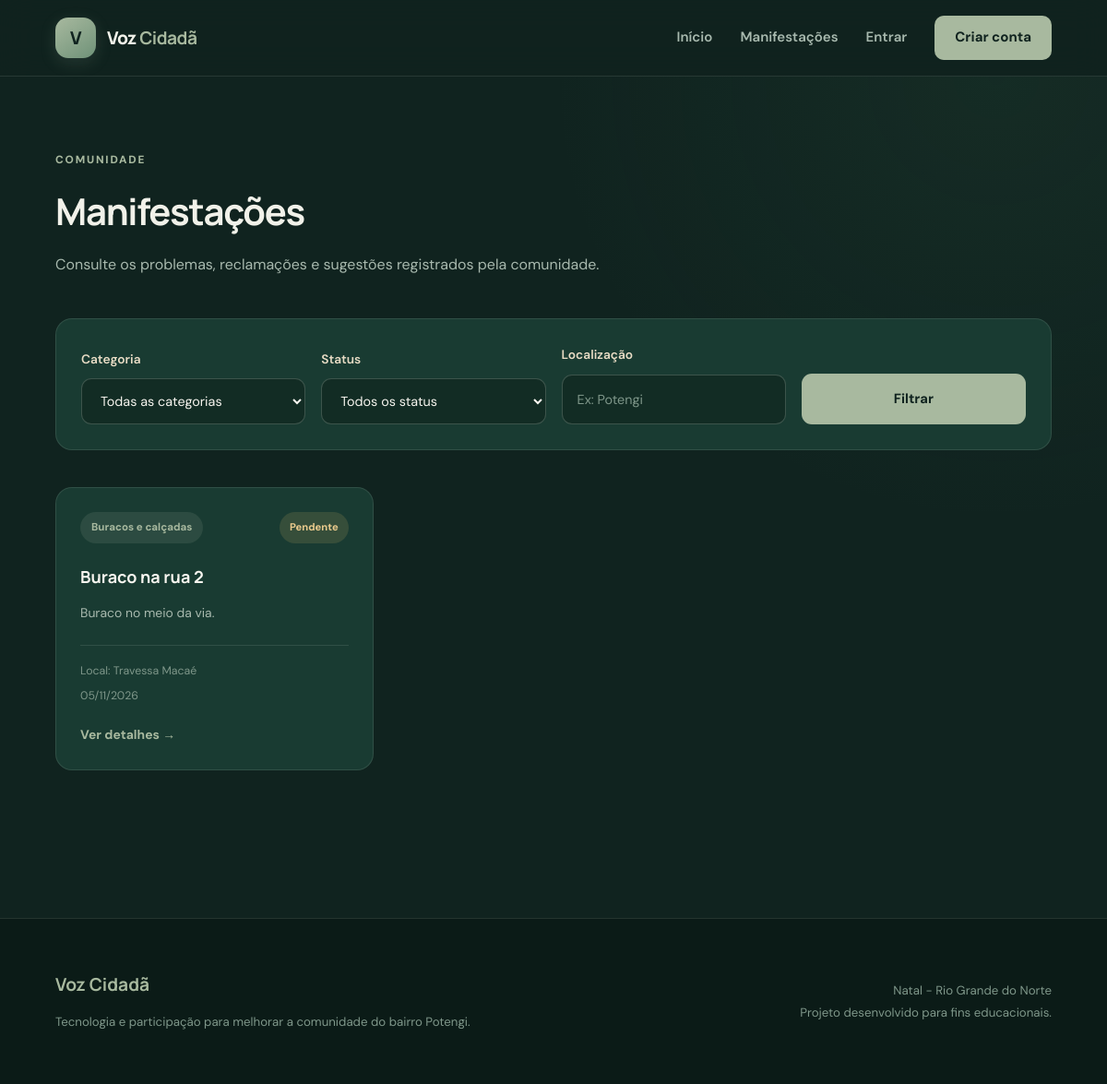
The app's page /manifestacoes, older data.
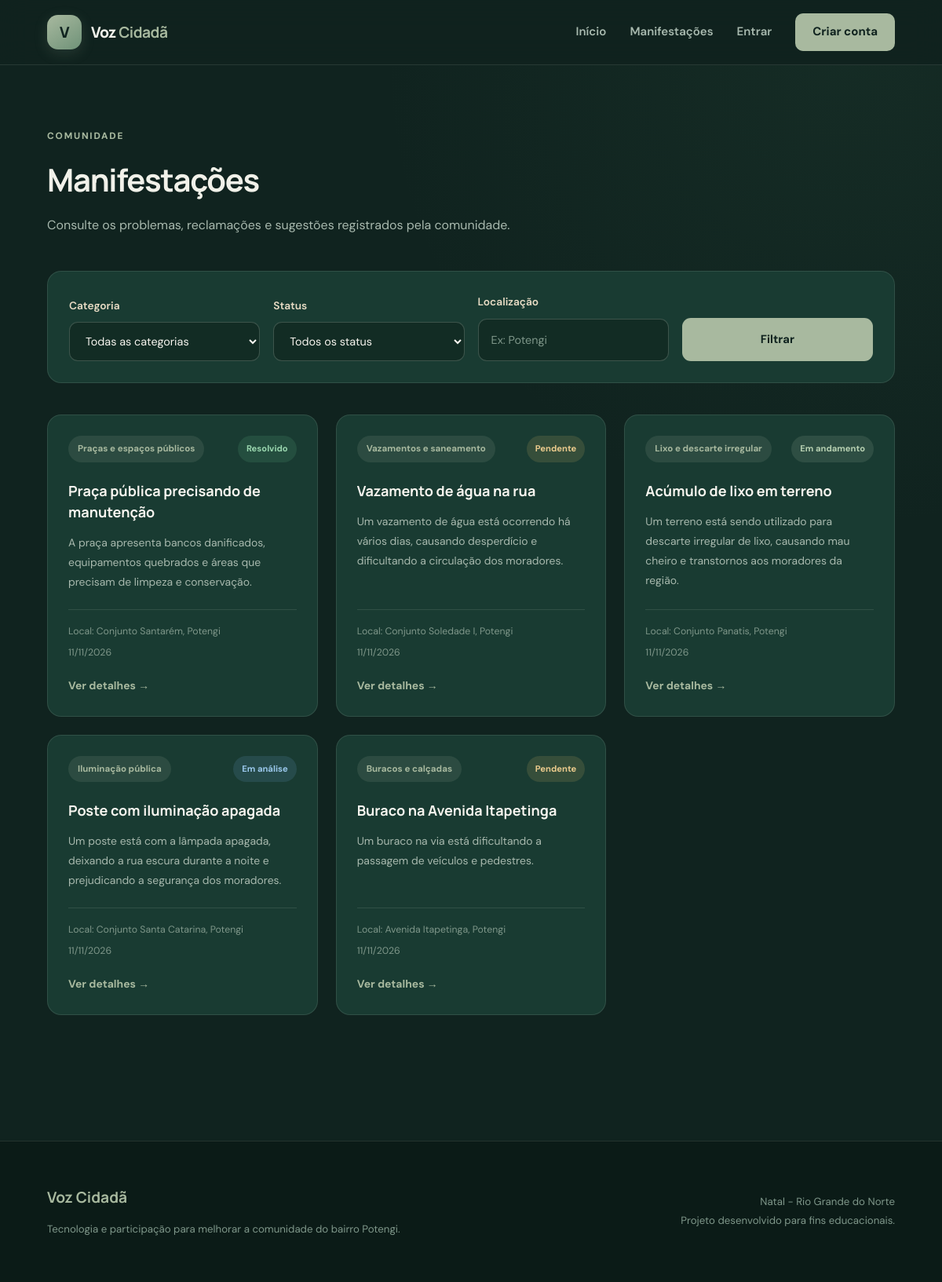
The same page, newer data.
### app.py (models this page shows)
class Manifestacao(db.Model):
    __tablename__ = "manifestacoes"
    id = db.Column(
        db.Integer,
        primary_key=True
    )
    titulo = db.Column(
        db.String(150),
        nullable=False
    )
    descricao = db.Column(
        db.Text,
        nullable=False
    )
    localizacao = db.Column(
        db.String(150),
        nullable=False
    )
    status = db.Column(
        db.String(30),
        nullable=False,
        default="Pendente"
    )
    data_registro = db.Column(
        db.DateTime,
        default=datetime.now
    )
    usuario_id = db.Column(
        db.Integer,
        db.ForeignKey("usuarios.id"),
        nullable=False
    )
    categoria_id = db.Column(
        db.Integer,
        db.ForeignKey("categorias.id"),
        nullable=False
    )

class Categoria(db.Model):
    __tablename__ = "categorias"
    id = db.Column(
        db.Integer,
        primary_key=True
    )
    nome = db.Column(
        db.String(100),
        nullable=False,
        unique=True
    )
    manifestacoes = db.relationship(
        "Manifestacao",
        backref="categoria",
        lazy=True
    )

### app.py (the view)
@app.route("/manifestacoes")
def listar_manifestacoes():
    categoria_id = request.args.get("categoria")
    status = request.args.get("status")
    localizacao = request.args.get("localizacao")
    consulta = Manifestacao.query
    if categoria_id:
        consulta = consulta.filter_by(
            categoria_id=categoria_id
        )
    if status:
        consulta = consulta.filter_by(
            status=status
        )
    if localizacao:
        consulta = consulta.filter(
            Manifestacao.localizacao.contains(localizacao)
        )
    manifestacoes = consulta.order_by(
        Manifestacao.data_registro.desc()
    ).all()
    categorias = Categoria.query.order_by(
        Categoria.nome
    ).all()
    return render_template(
        "manifestacoes.html",
        manifestacoes=manifestacoes,
        categorias=categorias
    )

### templates/manifestacoes.html (shortened to what this page needs)
{% extends "base.html" %}
{% block content %}
<section class="pagina">
    <div class="container">
        <div class="pagina-cabecalho">
            <div>
                <span>
                    COMUNIDADE
                </span>
                <h1>
                    Manifestações
                </h1>
                <p>
                    Consulte os problemas, reclamações e sugestões
                    registrados pela comunidade.
                </p>
            </div>
        </div>
        <form method="GET" class="filtros">
            <div class="campo">
                <label for="categoria">
                    Categoria
                </label>
                <select name="categoria" id="categoria">
                    <option value="">
                        Todas as categorias
                    </option>
                </select>
            </div>
            <div class="campo">
                <label for="status">
                    Status
                </label>
                <select name="status" id="status">
                    <option value="">
                        Todos os status
                    </option>
                </select>
            </div>
            <div class="campo">
                <label for="localizacao">
                    Localização
                </label>
                <input
                    type="text"
                    name="localizacao"
                    id="localizacao"
                    placeholder="Ex: Potengi"
                >
            </div>
            <button type="submit" class="botao botao-principal">
                Filtrar
            </button>
        </form>
        <div class="manifestacoes-grid">
            {% if manifestacoes %}
                {% for manifestacao in manifestacoes %}
                    <article class="manifestacao-card">
                        <div class="manifestacao-topo">
                            <span class="tag-categoria">
                                {{ manifestacao.categoria.nome }}
                            </span>
                            <span class="status status-{{ manifestacao.status|lower|replace(' ', '-') }}">
                                {{ manifestacao.status }}
                            </span>
                        </div>
                        <h2>
                            {{ manifestacao.titulo }}
                        </h2>
                        <p class="manifestacao-descricao">
                            {{ manifestacao.descricao }}
                        </p>
                        <div class="manifestacao-info">
                            <span>
                                Local:
                                {{ manifestacao.localizacao }}
                            </span>
                            <span>
                                {{ manifestacao.data_registro.strftime("%d/%m/%Y") }}
                            </span>
                        </div>
                        <a href="{{ url_for('detalhes_manifestacao', id=manifestacao.id) }}"
                            class="link-manifestacao">
                            Ver detalhes →
                        </a>
                    </article>
                {% endfor %}
            {% endif %}
        </div>
    </div>
</section>
{% endblock %}

### templates/base.html (shortened to what this page needs)
<!DOCTYPE html>
<html lang="pt-BR">
<head>
    <link rel="stylesheet"
        href="{{ url_for('static', filename='css/style.css') }}">
</head>
<body>
    <header class="cabecalho">
        <div class="container nav-container">
            <a href="{{ url_for('inicio') }}" class="logo">
                <span class="logo-icone">V</span>
                <span>
                    Voz
                    <strong>Cidadã</strong>
                </span>
            </a>
            <nav class="menu">
                <a href="{{ url_for('inicio') }}">
                    Início
                </a>
                <a href="{{ url_for('listar_manifestacoes') }}">
                    Manifestações
                </a>
                {% if "usuario_id" in session %}
                    <a href="{{ url_for('nova_manifestacao') }}">
                        Registrar problema
                    </a>
                    {% if session.get("usuario_tipo") == "admin" %}
                        <a href="{{ url_for('admin') }}">
                            Painel Admin
                        </a>
                    {% endif %}
                    <span class="usuario-logado">
                        Olá,
                        {{ session.get("usuario_nome") }}
                    </span>
                    <a href="{{ url_for('logout') }}" class="botao-menu">
                        Sair
                    </a>
                {% else %}
                    <a href="{{ url_for('login') }}">
                        Entrar
                    </a>
                    <a href="{{ url_for('cadastro') }}"
                        class="botao-menu">
                        Criar conta
                    </a>
                {% endif %}
            </nav>
        </div>
    </header>
    <main>
        {% block content %}
        {% endblock %}
    </main>
    <footer class="rodape">
        <div class="container">
            <div>
                <h3>Voz Cidadã</h3>
                <p>
                    Tecnologia e participação para melhorar
                    a comunidade do bairro Potengi.
                </p>
            </div>
            <div class="rodape-info">
                <p>
                    Natal - Rio Grande do Norte
                </p>
                <p>
                    Projeto desenvolvido para fins educacionais.
                </p>
            </div>
        </div>
    </footer>
</body>
</html>

Row changes from the older to the newer data that the page shows:
added Manifestacao: categoria.nome "Praças e espaços públicos", status "Resolvido", titulo "Praça pública precisando de manutenção", descricao "A praça apresenta bancos danificados, equipamentos quebrados e áreas que precisam de limpeza e conservação.", localizacao "Conjunto Santarém, Potengi", data_registro "11/11/2026"
added Manifestacao: categoria.nome "Vazamentos e saneamento", status "Pendente", titulo "Vazamento de água na rua", descricao "Um vazamento de água está ocorrendo há vários dias, causando desperdício e dificultando a circulação dos moradores.", localizacao "Conjunto Soledade I, Potengi", data_registro "11/11/2026"
added Manifestacao: categoria.nome "Lixo e descarte irregular", status "Em andamento", titulo "Acúmulo de lixo em terreno", descricao "Um terreno está sendo utilizado para descarte irregular de lixo, causando mau cheiro e transtornos aos moradores da região.", localizacao "Conjunto Panatis, Potengi", data_registro "11/11/2026"
added Manifestacao: categoria.nome "Iluminação pública", status "Em análise", titulo "Poste com iluminação apagada", descricao "Um poste está com a lâmpada apagada, deixando a rua escura durante a noite e prejudicando a segurança dos moradores.", localizacao "Conjunto Santa Catarina, Potengi", data_registro "11/11/2026"
changed Manifestacao "Buracos e calçadas": titulo "Buraco na rua 2" → "Buraco na Avenida Itapetinga"; descricao "Buraco no meio da via." → "Um buraco na via está dificultando a passagem de veículos e pedestres."; localizacao "Travessa Macaé" → "Avenida Itapetinga, Potengi"; data_registro "05/11/2026" → "11/11/2026"
